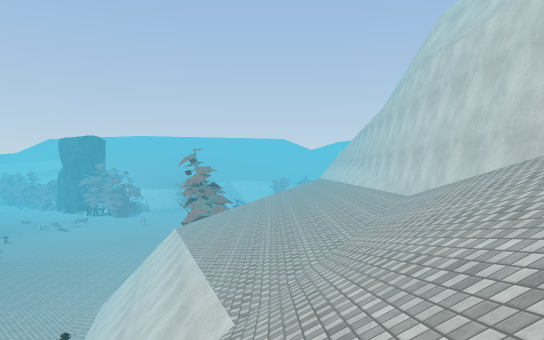
view 1 (above)

16 first-person views from a walk through a 3-D level made in the Unity game engine. The camera is 1.5 m above the floor, looks level and sees 70° across. The floor is counted in squares, 2 m on a side. Each view is taken from the middle of a square. On the plan, view 1 faces up. The plan holds only what a view shows up to about 12 squares ahead; the rest is blank. The place goes on beyond the plan. Some animated figures are left out. Some surface patterns are stand-ins.

view 2
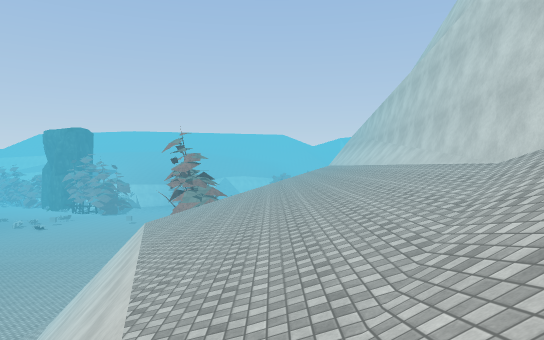

view 3
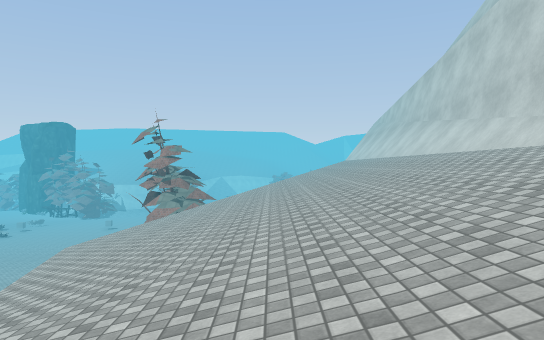

view 4
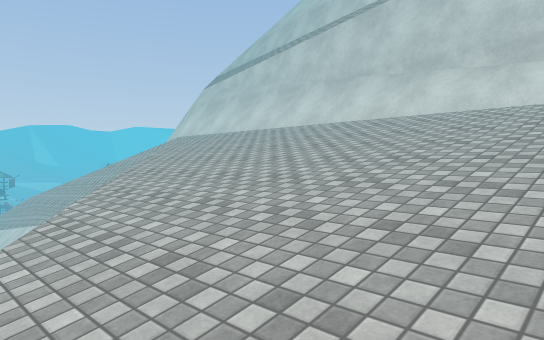

view 5
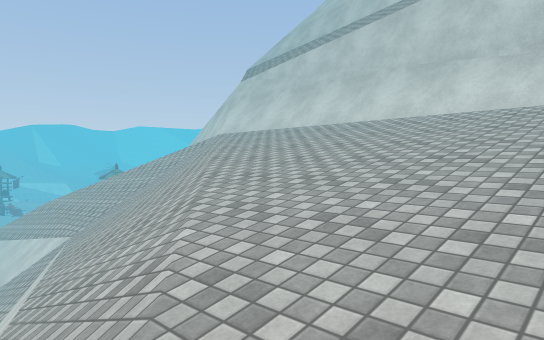

view 6
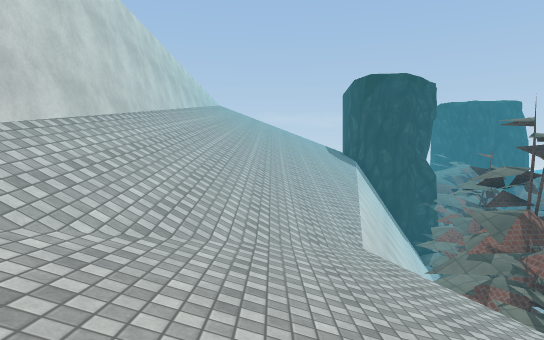

view 7
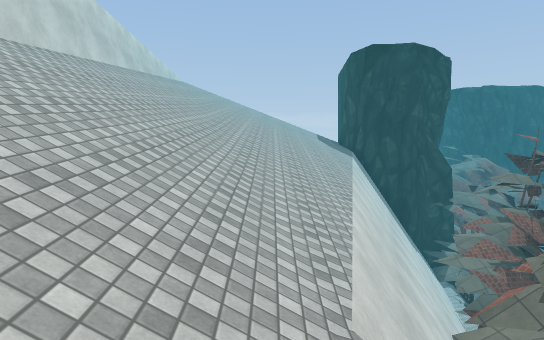

view 8
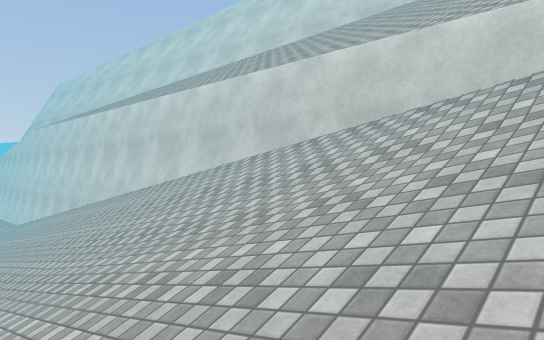

view 9
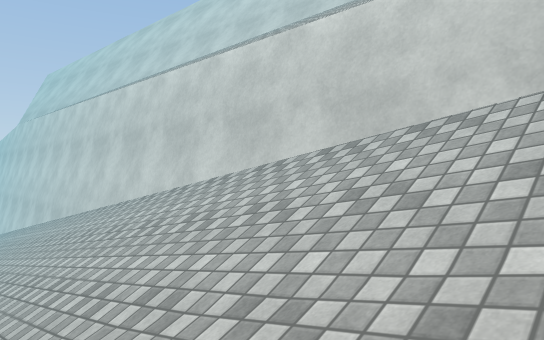

view 10
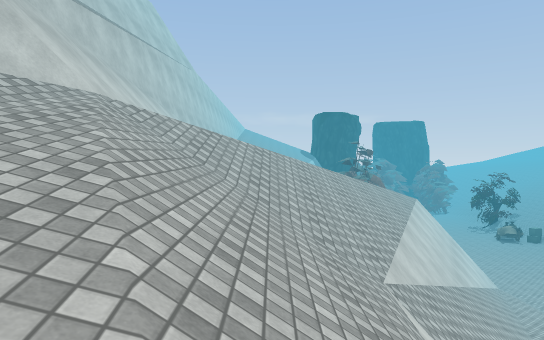

view 11
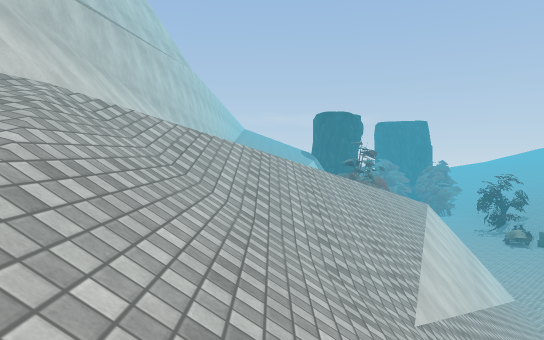

view 12
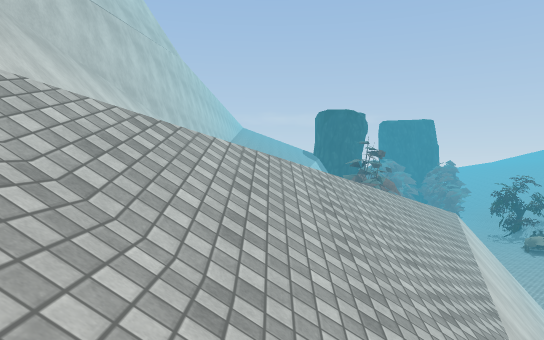

view 13
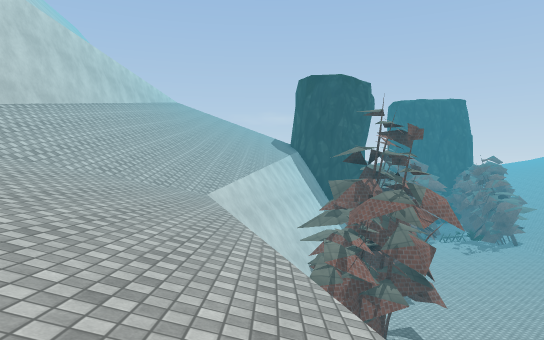

view 14
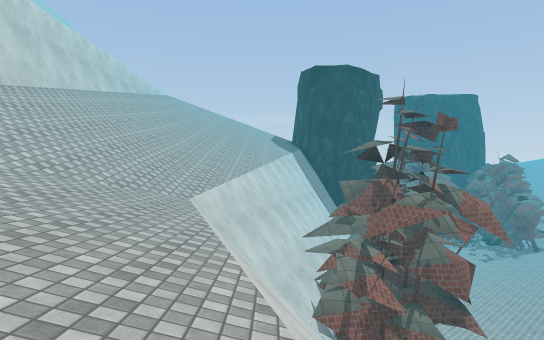

view 15
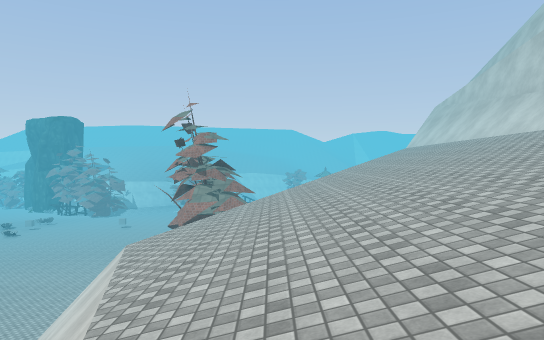

view 16
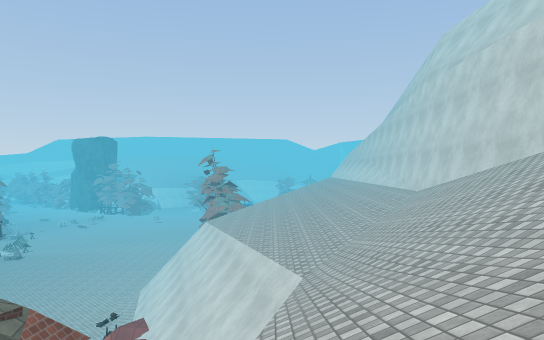

### Floor plan
Key: @ floor where view 1 was taken; # wall or solid block; . main floor; : floor 0.75 m higher than the main floor; - floor 1 m lower than the main floor; + floor 1.5 m higher than the main floor; _ floor 1.75 m lower than the main floor; < floor 8 m lower than the main floor; ( floor 9.75 m lower than the main floor; / step, stairs or slope; = window, fence, low wall or low ledge; v drop or lower ground.
Columns run from 10 left of view 1 to 7 right of it. Each row starts with its distance up from view 1.
 31           //
 30           ///
 29          #////
 28          #////#
 27          /////#
 26         //////#
 25        //=///+#  v
 24       //#///++#  v
 23 ((    //#//:++#  v
 22 ((   //##//:++#
 21     </##//.:++#
 20    </##v/..:++# v
 19    </#v/-..:++# v
 18    /##v_-..:++# v
 17     #v__-..::+# v
 16    ##vv_-...:+# v
 15    =#vv_-...:+# v
 14       v_--..:+#
 13       vv_-..:+#
 12       vv_-..:+##v
 11        v_-..:+###
 10        v_-..:+###
  9       vvv-..:/#/#
  8        vv-..//# #
  7        vv-.///#/#
  6        vvv.///#/##
  5         vv////#/##
  4      #  vv////#//#
  3 (((((###vv////#//#
  2 (((###  vv////#//#
  1 ((((    v/////#//#
  0 ((((    v/@///#//#
 -1         v/////#///
 -2        vv/////#///
 -3        vv/////#///
 -4     ##vv//////#///
 -5       vv//////#//
 -6            ///#/
 -7           ////

Where each view was taken, in squares from view 1:
view 1: 0 up, 0 right, facing up
view 2: 4 up, 0 right, facing up
view 3: 9 up, 0 right, facing up
view 4: 16 up, 3 left, facing up-right
view 5: 18 up, 3 left, facing up-right
view 6: 11 up, 1 right, facing down
view 7: 7 up, 0 right, facing down
view 8: 7 down, 0 right, facing up-right
view 9: 5 down, 1 right, facing up-right
view 10: 31 up, 1 right, facing down
view 11: 30 up, 1 right, facing down
view 12: 28 up, 1 right, facing down
view 13: 14 up, 2 left, facing down
view 14: 12 up, 2 left, facing down
view 15: 11 up, 2 left, facing up
view 16: 2 down, 1 left, facing up
